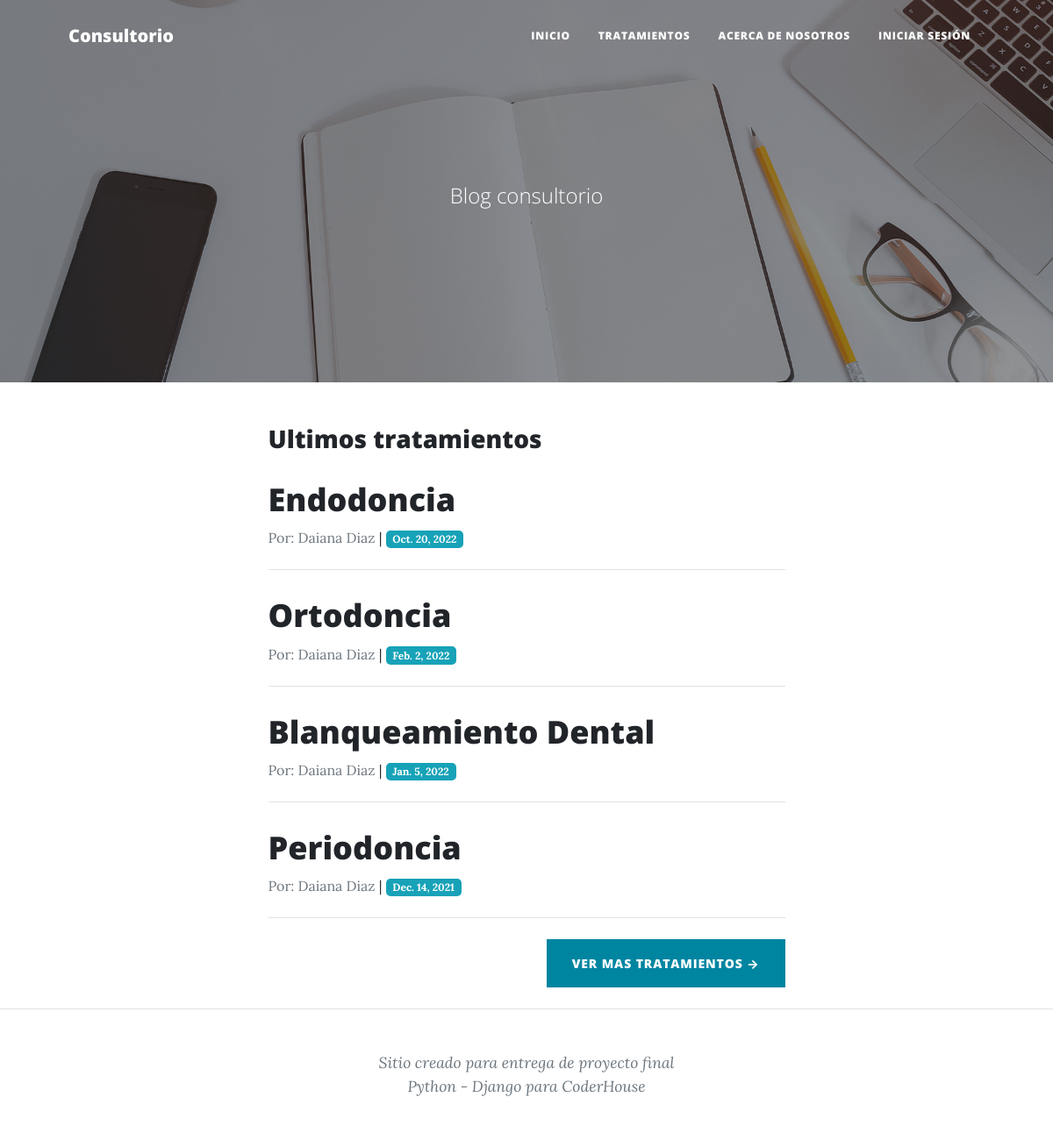
Before: / with the older database file.
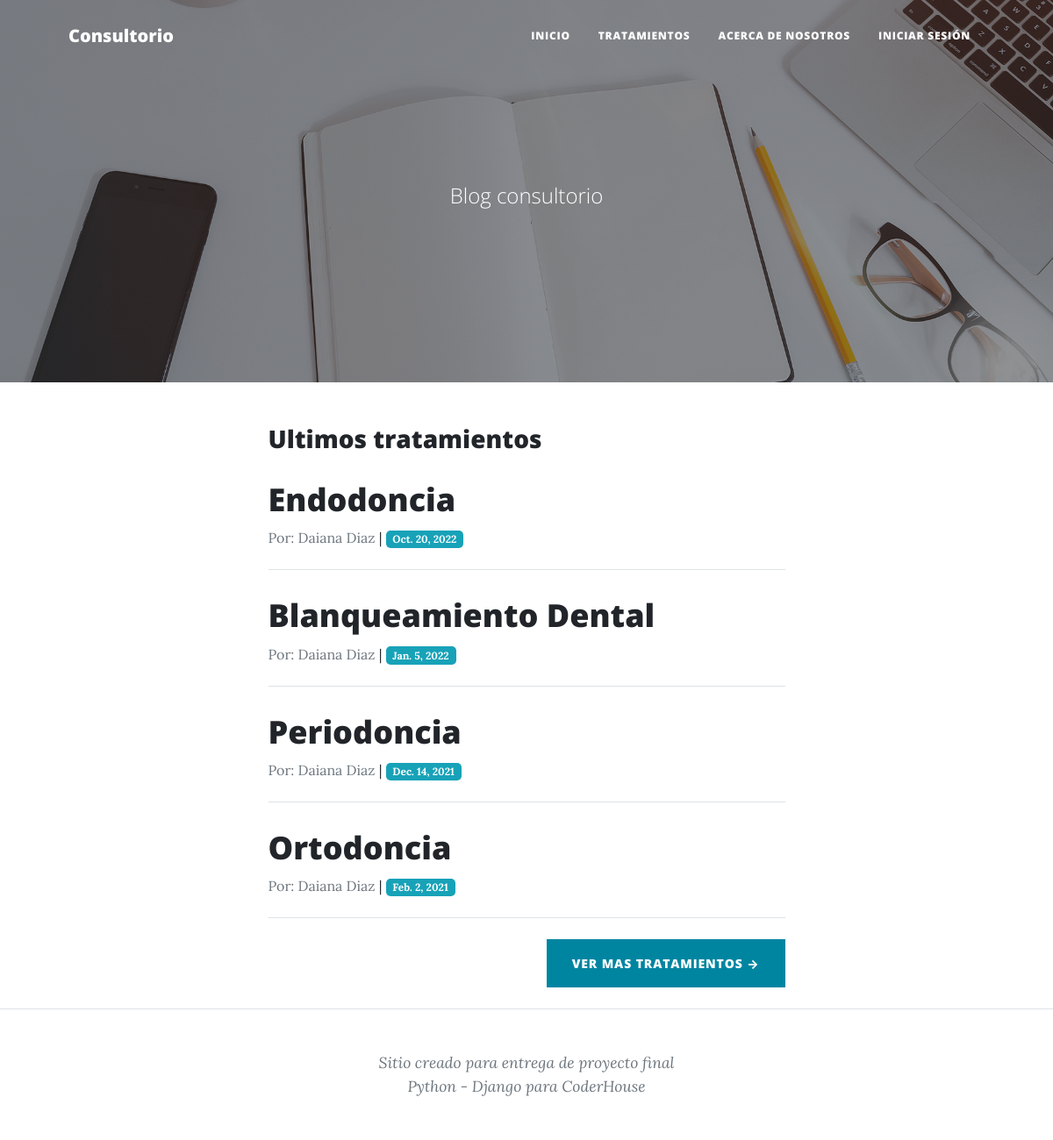
After: the same page with the newer database file.
### paginas/models.py (models this page shows)
class TratamientoOdontologico(models.Model):
    tratamiento = models.CharField(max_length=40)
    contenido = models.CharField(max_length=400)
    autor = models.CharField(max_length=40)
    fecha = models.DateField()

### paginas/views.py (the view)
# urls.py: path('', index, name="Inicio"),
def index(request):
    tratamientos = TratamientoOdontologico.objects.all().order_by('-fecha')[:5]
    return render(request, 'paginas/inicio.html', {"tratamientos": tratamientos})

### paginas/templates/paginas/inicio.html (shortened to what this page needs)
{% extends "paginas/padre.html" %}
{% load static %}
{% block subtitulo %}
    Blog consultorio
{% endblock %}
{% block contenido %}
    <h3>Ultimos tratamientos</h3>
    {% if not tratamientos %}
        Sitio sin información momentánea
    {% else %}
        {% for tratamiento in tratamientos %}
            <div class="post-preview">
                <a href="{% url 'detalleTratamientos' tratamiento.id %}">
                    <h2 class="post-title">{{tratamiento.tratamiento}}</h2>
                </a>
                <div style="font-size:1rem;"><span class="text-secondary">Por: {{ tratamiento.autor}}</span> | <span class="badge">{{ tratamiento.fecha }}</span></div>
            </div>
            <hr class="my-4" />
        {% endfor %}
        <div class="d-flex justify-content-end mb-4"><a class="btn btn-primary text-uppercase" href="{% url 'listaTratamientos' %}">Ver mas tratamientos →</a></div>
    {% endif %}
{% endblock %}

Changed rows visible on the page:
changed TratamientoOdontologico "Ortodoncia": fecha "Feb. 2, 2022" → "Feb. 2, 2021"; moves down the list
